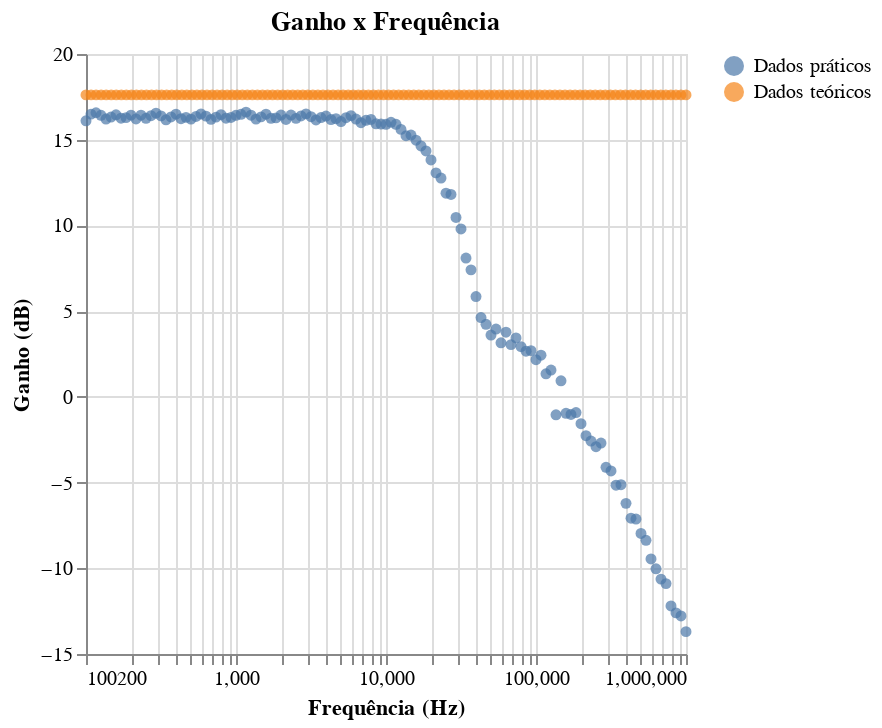

Notebook source saved alongside this figure:
### Markdown cell above
#### Ganho

### Code cell
grafico_ganho_medio = alt.Chart(bode_medio).mark_circle().encode(
    alt.X('Freq(Hz)', title='Frequência (Hz)', scale=alt.Scale(type='log')),
    alt.Y('Gain(dB)', title='Ganho (dB)'),
    alt.Color('Type', title=None)
).properties(title="Ganho x Frequência")
grafico_ganho_medio

### Figure 1 — Vega-Lite specification as saved in the notebook (floating-point values rounded to 4 significant figures; data arrays with more than 128 entries replaced by an {"elided": "..."} marker saying what was removed)
{"config": {"view": {"continuousWidth": 300, "continuousHeight": 300}}, "data": {"name": "data-a6037d5a09c1ed3792e9074d5e6873d1"}, "mark": {"type": "circle"}, "encoding": {"color": {"field": "Type", "title": null, "type": "nominal"}, "x": {"field": "Freq(Hz)", "scale": {"type": "log"}, "title": "Frequência (Hz)", "type": "quantitative"}, "y": {"field": "Gain(dB)", "title": "Ganho (dB)", "type": "quantitative"}}, "title": "Ganho x Frequência", "$schema": "https://vega.github.io/schema/vega-lite/v5.20.1.json", "datasets": {"data-a6037d5a09c1ed3792e9074d5e6873d1": {"elided": "241 records"}}}
